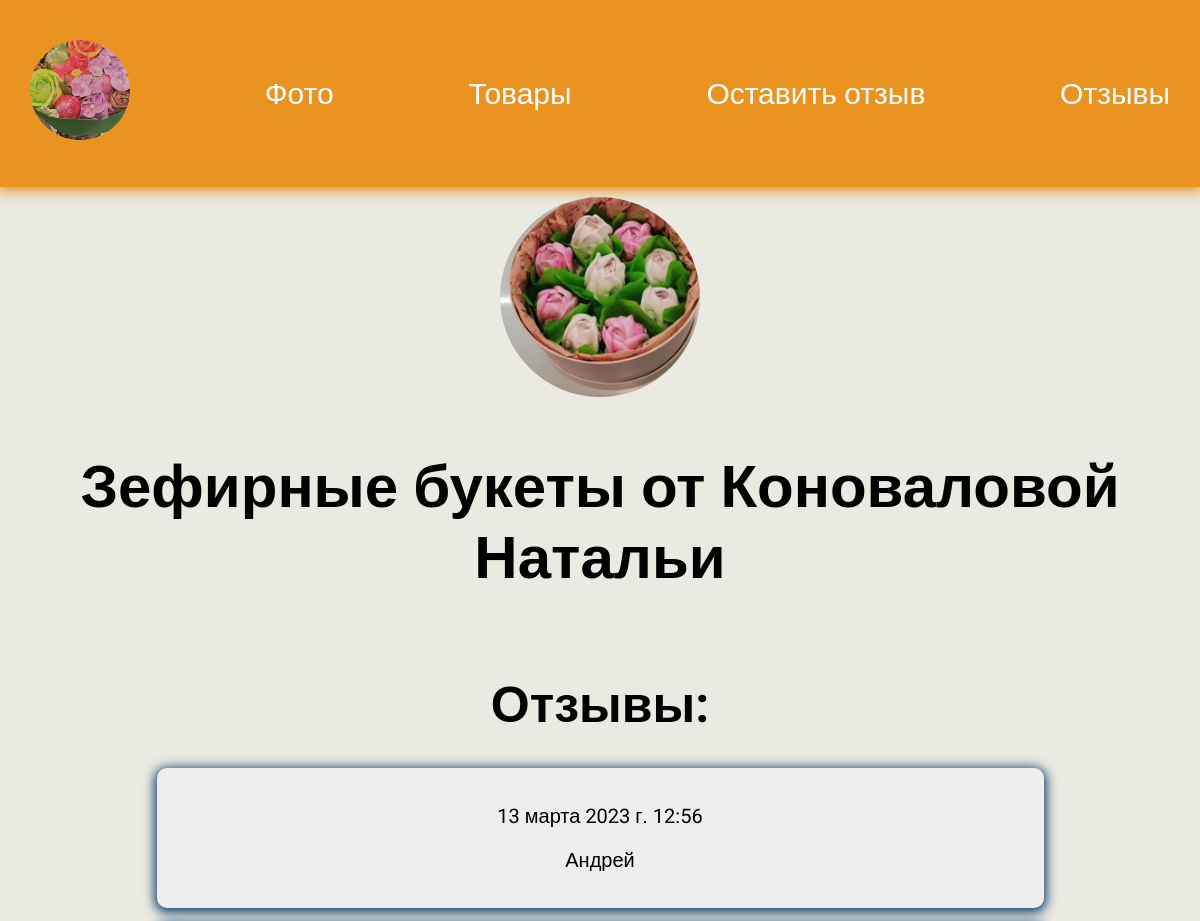
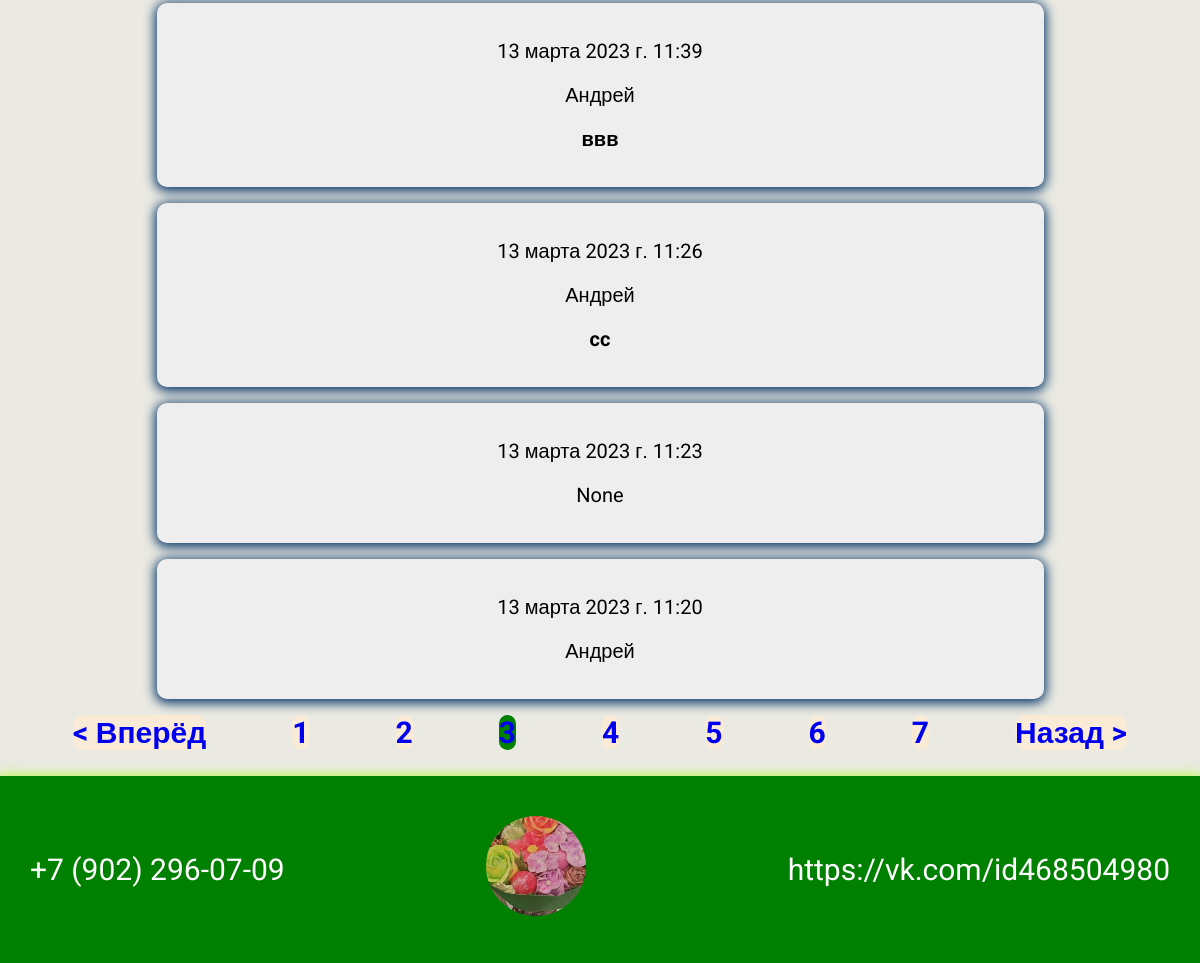
Page /blog/?page=3 on the committed database (2 pictures, top to bottom).
### web/models.py (models this page shows, shortened)
class Blog(models.Model):
    name = models.CharField(max_length=200,null=True, blank=True)
    text = models.TextField(null=True, blank=True)
    date = models.DateTimeField(auto_now_add=True)

### web/views.py (the view)
# urls.py: path('blog/', views.blogweb, name='blogweb'),
def blogweb(request):
    blog = Blog.objects.order_by('-date')
    page = request.GET.get('page')
    results = 5
    paginator = Paginator(blog, results)
    try:
        blog = paginator.page(page)
    except PageNotAnInteger:
        page = 1
        blog = paginator.page(page)
    except EmptyPage:
        page = paginator.num_pages
        blog = paginator.page(page)
    left_index = int(page) - 4
    if left_index < 1:
        left_index = 1
    right_index = int(page) + 5
    if right_index > paginator.num_pages:
        right_index = paginator.num_pages + 1
    custom_range = range(left_index, right_index)
    context = {
        'blogs': blog,
        'paginator': paginator,
        'custom_range': custom_range
    }
    return render(request, 'web/blogs.html', context)

### web/templates/web/blogs.html
{% extends 'web/base.html' %}
{% load static %}
{% block content %}
<div class="avatar_blog transition">
    <a href="{% url 'product:products' %}">
        <img src="{% static 'webs/aXmqO_6G_xc.jpg' %}" alt="">
    </a>
    <h2>Зефирные букеты от Коноваловой Натальи</h2>
</div>
<h1>Отзывы:</h1>
<div class="element_block">
        {% for blog in blogs %}
        <div class="blocks">
                <p>{{ blog.date }}</p>
                <p>{{ blog.name }}</p>
                <p class="text">{{ blog.text}}</p>
        </div>
        {% endfor %}
    {% if blogs.has_other_pages %}
    <div class="pagination">
      <ul class="container">
        {% if blogs.has_previous %}
        <li><a href="?page={{ blogs.previous_page_number }}" class="btn page-link">&lt; Вперёд</a></li>
        {% endif %}
        {% for page in custom_range %}
          {% if page == blogs.number %}
           <li><a href="?page={{page}}" class="btn page-link btn--sub">{{ page }}</a></li>
          {% else %}
            <li><a href="?page={{page}}" class="btn page-link">{{ page }}</a></li>
          {% endif %}
        {% endfor %}
        {% if blogs.has_next %}
        <li><a href="?page={{ blogs.next_page_number }}" class="btn page-link">Назад &gt;</a></li>
        {% endif %}
      </ul>
    </div>
    {% endif %}
</div>
{% endblock %}

### web/static/css/style.css (style rules this page uses)
body { font-family: 'Roboto',sans-serif; padding: 0; margin: 0; background:rgb(234, 234, 226); min-height: 100vh; margin: 0; display: flex; flex-direction: column; }
ul { list-style: none; padding: 0; }
h1 { text-align: center; font-size: 50px; }
.transition img { transition: 500ms; }
.btn { font-size: 30px; margin-bottom: 60px; font-weight: bold; background-color:antiquewhite; border-radius: 10px; }
.blocks { display: block; font-size: 20px; margin-bottom: 60px; box-shadow: 0 2px 12px 2px #003366; text-align: center; width: 75%; margin: 16px auto; padding: 16px; border-radius: 10px; background-color: #eee; }
.blocks .text { font-weight: bold; }
.avatar_blog { display: flex; flex-wrap: wrap; justify-content:center; margin-bottom: 20px; text-align: center; }
.avatar_blog img { width: 200px; height: 200px; border-radius: 50%; }
.avatar_blog h2 { font-size: 60px; }
.btn--sub { background-color: green; }
.container { display: flex; }
.container li { margin: auto; }

### web/templates/web/base.html (style rules this page uses)
a { text-decoration:none; }

### rows in the picture
Blog: date "13 марта 2023 г. 12:56", name "Андрей"
Blog: date "13 марта 2023 г. 11:39", name "Андрей", text "ввв"
Blog: date "13 марта 2023 г. 11:26", name "Андрей", text "cc"
Blog: date "13 марта 2023 г. 11:23", name "None"
Blog: date "13 марта 2023 г. 11:20", name "Андрей"

### other values in the picture
{{ page }} "1" "2" "4" "5" "6" "7"
{{ page }} "3"
